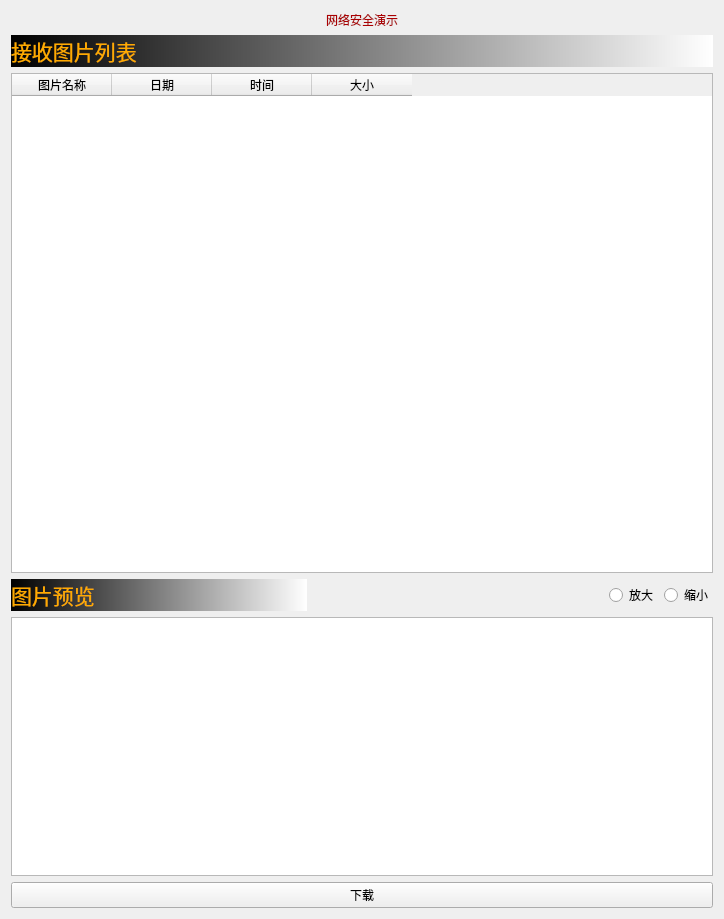
<?xml version="1.0" encoding="UTF-8"?>
<ui version="4.0">
 <class>MainWindow</class>
 <widget class="QMainWindow" name="MainWindow">
  <property name="geometry">
   <rect>
    <x>0</x>
    <y>0</y>
    <width>720</width>
    <height>919</height>
   </rect>
  </property>
  <property name="windowTitle">
   <string>MainWindow</string>
  </property>
  <widget class="QWidget" name="centralWidget">
   <layout class="QGridLayout" name="gridLayout">
    <item row="1" column="0">
     <widget class="QLabel" name="label_3">
      <property name="sizePolicy">
       <sizepolicy hsizetype="Expanding" vsizetype="Fixed">
        <horstretch>0</horstretch>
        <verstretch>0</verstretch>
       </sizepolicy>
      </property>
      <property name="styleSheet">
       <string notr="true">font: 75 14pt &quot;Agency FB&quot;;


font: 24pt &quot;华文楷体&quot;;

</string>
      </property>
      <property name="text">
       <string>&lt;html&gt;&lt;head/&gt;&lt;body&gt;&lt;p&gt;&lt;span style=&quot; color:#aa0002;&quot;&gt; 网络安全演示&lt;/span&gt;&lt;/p&gt;&lt;/body&gt;&lt;/html&gt;</string>
      </property>
      <property name="alignment">
       <set>Qt::AlignCenter</set>
      </property>
     </widget>
    </item>
    <item row="3" column="0">
     <widget class="QLabel" name="label_4">
      <property name="sizePolicy">
       <sizepolicy hsizetype="Expanding" vsizetype="Fixed">
        <horstretch>0</horstretch>
        <verstretch>0</verstretch>
       </sizepolicy>
      </property>
      <property name="styleSheet">
       <string notr="true">font: 14pt &quot;楷体&quot;;
background-color: qlineargradient(spread:pad, x1:0, y1:0, x2:1, y2:0, stop:0 rgba(0, 0, 0, 255), stop:1 rgba(255, 255, 255, 255));
</string>
      </property>
      <property name="text">
       <string>&lt;html&gt;&lt;head/&gt;&lt;body&gt;&lt;p&gt;&lt;span style=&quot; font-size:16pt; color:#ffaa00;&quot;&gt;接收图片列表&lt;/span&gt;&lt;/p&gt;&lt;/body&gt;&lt;/html&gt;</string>
      </property>
     </widget>
    </item>
    <item row="4" column="0">
     <widget class="QTableWidget" name="tableWidget">
      <property name="minimumSize">
       <size>
        <width>702</width>
        <height>500</height>
       </size>
      </property>
      <column>
       <property name="text">
        <string>图片名称</string>
       </property>
      </column>
      <column>
       <property name="text">
        <string>日期</string>
       </property>
      </column>
      <column>
       <property name="text">
        <string>时间</string>
       </property>
      </column>
      <column>
       <property name="text">
        <string>大小</string>
       </property>
      </column>
     </widget>
    </item>
    <item row="5" column="0">
     <layout class="QHBoxLayout" name="horizontalLayout">
      <item alignment="Qt::AlignBottom">
       <widget class="QLabel" name="label_5">
        <property name="sizePolicy">
         <sizepolicy hsizetype="Expanding" vsizetype="Fixed">
          <horstretch>0</horstretch>
          <verstretch>0</verstretch>
         </sizepolicy>
        </property>
        <property name="styleSheet">
         <string notr="true">font: 14pt &quot;楷体&quot;;
background-color: qlineargradient(spread:pad, x1:0, y1:0, x2:1, y2:0, stop:0 rgba(0, 0, 0, 255), stop:1 rgba(255, 255, 255, 255));
</string>
        </property>
        <property name="text">
         <string>&lt;html&gt;&lt;head/&gt;&lt;body&gt;&lt;p&gt;&lt;span style=&quot; font-size:16pt; color:#ffaa00;&quot;&gt;图片预览&lt;/span&gt;&lt;/p&gt;&lt;/body&gt;&lt;/html&gt;</string>
        </property>
       </widget>
      </item>
      <item>
       <spacer name="horizontalSpacer">
        <property name="orientation">
         <enum>Qt::Horizontal</enum>
        </property>
        <property name="sizeHint" stdset="0">
         <size>
          <width>40</width>
          <height>20</height>
         </size>
        </property>
       </spacer>
      </item>
      <item>
       <widget class="QRadioButton" name="radioButton">
        <property name="text">
         <string>放大</string>
        </property>
       </widget>
      </item>
      <item>
       <widget class="QRadioButton" name="radioButton_2">
        <property name="text">
         <string>缩小</string>
        </property>
       </widget>
      </item>
     </layout>
    </item>
    <item row="6" column="0">
     <widget class="QGraphicsView" name="graphicsView"/>
    </item>
    <item row="7" column="0">
     <widget class="QPushButton" name="pushButton">
      <property name="styleSheet">
       <string notr="true">
font: 16pt &quot;Agency FB&quot;;</string>
      </property>
      <property name="text">
       <string>下载</string>
      </property>
     </widget>
    </item>
   </layout>
  </widget>
 </widget>
 <layoutdefault spacing="6" margin="11"/>
 <resources/>
 <connections/>
</ui>
